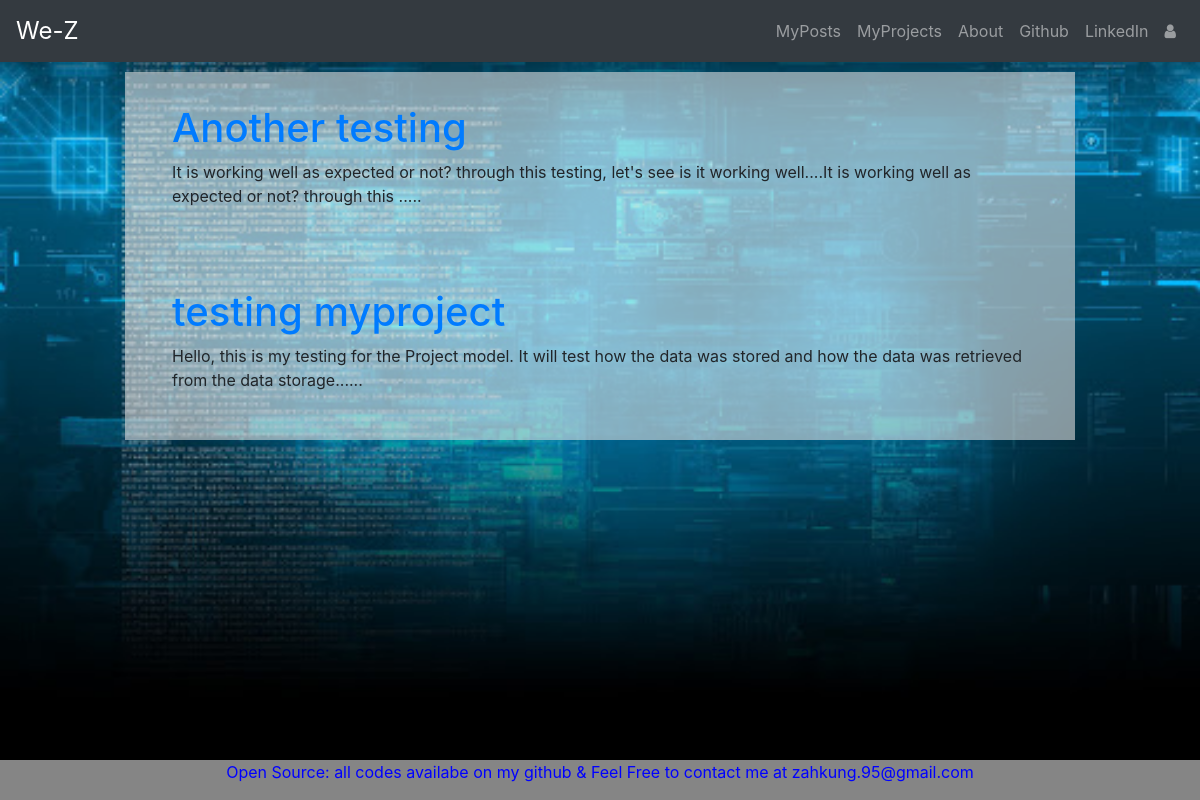
The app's page /projects with its own data.
### projects/models.py (models this page shows, shortened)
class Project(models.Model):
    author = models.ForeignKey('auth.User',on_delete=models.CASCADE)
    title = models.CharField(max_length=200)
    pretext= models.TextField(max_length=150)
    text = models.TextField()
    link = models.URLField(max_length=200)
    priority = models.IntegerField(default=0)

### projects/views.py (the view)
# urls.py: path('',views.ProjectsListView.as_view(),name='project_list'),
class ProjectsListView(ListView):
    model = Project
    template_name = 'projects/project_list.html'
    def get_queryset(self):
        return Project.objects.order_by('-priority') #minus (-) infront of published_date order in decending

### templates/projects/project_list.html
{% extends 'porfolio/base.html' %}
{% block body_block %}
<div class="centerstage loader">
  <div class="row">
    {% for project in project_list %}
        <div class="col-md-12 col-lg-12 post" style="border: 2em solid rgba(20,20,20,0);">
            <h1><a href="{% url 'project_detail' pk=project.pk %}">{{ project.title }}</a></h1>
            <p>{{ project.pretext }}</p>
        </div>
    {% endfor %}
  </div>
</div>
{% endblock %}

### porfolio/static/css/porfolio.css (style rules this page uses)
#bg { background-repeat: no-repeat; background-position: center; background-attachment: fixed; -webkit-background-size: cover; -moz-background-size: cover; -o-background-size: cover; background: ound-size: cover; }
.centerstage { margin-left: auto; margin-right: auto; }
.loader { filter:hue-rotate(0deg); color: linear-gradient(45deg,#0f8,#08f); animation:hue 5000ms infinite linear; }

### records on screen
Project: title "Another testing", pretext "It is working well as expected or not? through this testing, let's see is it working well....It is working well as expected or not? through this ....."
Project: title "testing myproject", pretext "Hello, this is my testing for the Project model. It will test how the data was stored and how the data was retrieved from the data storage......"
